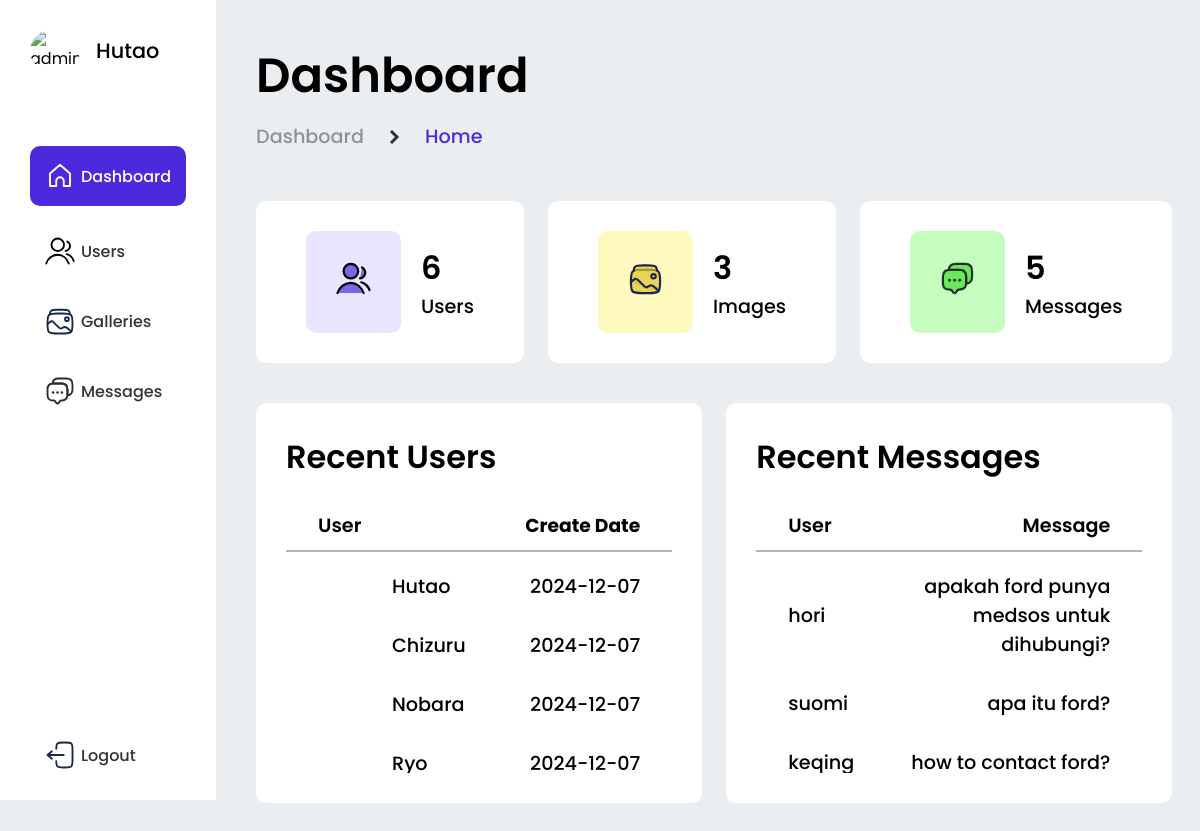
Page /admin/index.php (signed in) on the committed database.
### tables this page shows
CREATE TABLE `user` (
  `id_user` varchar(255) NOT NULL,
  `username` varchar(50) NOT NULL,
  `password` varchar(255) NOT NULL,
  `date` date DEFAULT curdate(),
  `img_profile` varchar(255) NOT NULL,
  `role` varchar(20) NOT NULL
);

CREATE TABLE `contact` (
  `id_contact` varchar(255) NOT NULL,
  `name` varchar(50) NOT NULL,
  `email` varchar(50) NOT NULL,
  `message` varchar(255) NOT NULL,
  `date` date DEFAULT current_timestamp()
);

### admin/index.php (the view, shortened to what this page needs)
<?php
    require '../functions.php';
    $user = "SELECT * FROM user ORDER BY id_user DESC";
    $all_user = $conn->query($user);
    $sql = "SELECT * FROM contact ORDER BY id_contact DESC";
    $all_msg = $conn->query($sql);
?>
<!DOCTYPE html>
<html lang="en">
<head>
    <link rel="stylesheet" href="../css/style-admin.css">
</head>
<body>
    <main>
        <nav>
            <div class="profile">
                <img src="<?= $_SESSION['profile']; ?>" alt="admin.png">
                <h1><?= $_SESSION['name']; ?></h1>
            </div>
            <div class="menus-wrapper">
                <a href="#" class="menu-flex dashboard">
                    <h2>Dashboard</h2>
                </a>
                <a href="user.php" class="menu-flex">
                    <h2>Users</h2>
                </a>
                <a href="galleries.php" class="menu-flex">
                    <h2>Galleries</h2>
                </a>
                <a href="messages.php" class="menu-flex">
                    <h2>Messages</h2>
                </a>
            </div>
            <a href="logout.php" class="logout">
                <h2>Logout</h2>
            </a>
        </nav>
        <section class="home">
            <h1>Dashboard</h1>
            <div class="path">
                <h2>Dashboard</h2>
                <svg width="11" height="16" viewBox="0 0 11 16" fill="none" xmlns="http://www.w3.org/2000/svg"><path d="M3.06145 15.061L10.1215 8L3.06145 0.938995L0.939453 3.061L5.87945 8L0.939453 12.939L3.06145 15.061Z" fill="#333"></path></svg>
                <h3>Home</h3>
            </div>
            <div class="statistic">
                <div class="stat-box userss">
                    <div class="icon-group">
                    </div>
                    <?php
                        $Sql = "SELECT COUNT(*) AS Total FROM user";
                        $result = $conn->query($Sql);
                        if ($result->num_rows > 0) {
                            $row = $result->fetch_assoc();
                    ?>
                    <div class="title-group">
                        <h1><?= $row['Total']; ?></h1>
                        <h2>Users</h2>
                    </div>
                    <?php
                        }
                    ?>
                </div>
                <div class="stat-box images">
                    <div class="icon-group">
                    </div>
                    <?php
                        $sql = "SELECT COUNT(*) AS total FROM gallery";
                        $result = $conn->query($sql);
                        if ($result->num_rows > 0) {
                            $row = $result->fetch_assoc();
                    ?>
                    <div class="title-group">
                        <h1><?= $row['total']; ?></h1>
                        <h2>Images</h2>
                    </div>
                    <?php
                        }
                    ?>
                </div>
                <div class="stat-box messagess">
                    <div class="icon-group">
                    </div>
                    <?php
                        $SQL = "SELECT COUNT(*) AS TOTAL FROM contact";
                        $result = $conn->query($SQL);
                        if ($result->num_rows > 0) {
                            $row = $result->fetch_assoc();
                    ?>
                    <div class="title-group">
                        <h1><?= $row['TOTAL']; ?></h1>
                        <h2>Messages</h2>
                    </div>
                    <?php
                        }
                    ?>
                </div>
            </div>
            <div class="recent-group">
                <div class="recent-users">
                    <h1>Recent Users</h1>
                    <div class="table-user">
                        <div class="box-header">
                            <h2>User</h2>
                            <h3>Create Date</h3>
                        </div>
                        <?php
                            while ($row = mysqli_fetch_assoc($all_user)) {
                        ?>
                        <div class="box-user">
                            <h3><?= $row['username']; ?></h3>
                            <h4><?= $row['date']; ?></h4>
                        </div>
                        <?php
                            }
                        ?>
                    </div>
                </div>
                <div class="recent-messages">
                    <h1>Recent Messages</h1>
                    <?php
                        if ($all_msg && $all_msg->num_rows > 0) {
                    ?>
                    <div class="table-messages">
                        <div class="box-header">
                            <h2>User</h2>
                            <h4>Message</h4>
                        </div>
                        <?php
                            while ($row = $all_msg->fetch_assoc()) {
                        ?>
                        <div class="box-message">
                            <h3><?= $row["name"]; ?></h3>
                            <h5><?= $row["message"]; ?></h5>
                        </div>
                        <?php
                            }
                        ?>
                        <?php
                        } else {
                        ?>
                        <h6 class="no-msg">No Messages</h6>
                        <?php
                        }
                        ?>
                    </div>
                </div>
            </div>
        </section>
    </main>
</body>
</html>

### rows in the picture
user: username "Hutao", date "2024-12-07"
user: username "Chizuru", date "2024-12-07"
user: username "Nobara", date "2024-12-07"
user: username "Ryo", date "2024-12-07"
contact: name "hori", message "apakah ford punya medsos untuk dihubungi?"
contact: name "suomi", message "apa itu ford?"
contact: name "keqing", message "how to contact ford?"

### other values in the picture
$_SESSION['name'] "Hutao"
$row['Total'] "6"
$row['total'] "3"
$row['TOTAL'] "5"
